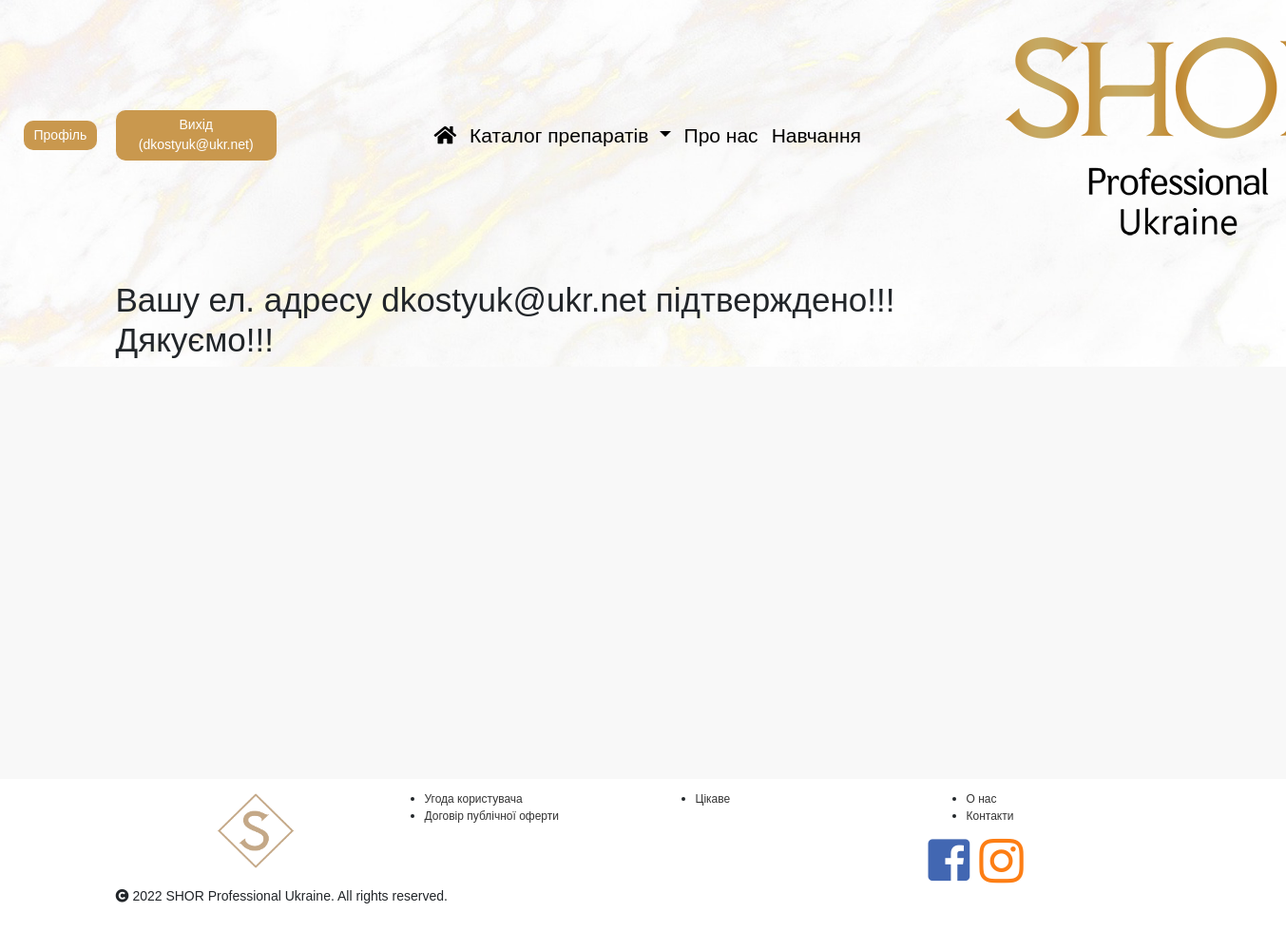
The app's page /cabinet/ (signed in) with its own data.
### landing/models.py (models this page shows, shortened)
class LogoImage(models.Model):
    image = models.ImageField(upload_to='logo_images/')
    is_active = models.BooleanField(default=True)
    is_main = models.BooleanField(default=False)
    created = models.DateTimeField(auto_now_add=True, auto_now=False)
    updated = models.DateTimeField(auto_now_add=False, auto_now=True)
    class Meta:
        verbose_name = 'LogoPhoto'
        verbose_name_plural = 'LogoPhotos'

class Subscriber(models.Model):
    email = models.EmailField()
    email_confirm = models.BooleanField(default=False)
    name = models.CharField(max_length=128)
    city = models.CharField(max_length=56, blank=True, null=True, default=None)
    index = models.CharField(max_length=6, blank=True, null=True, default=None)
    street = models.CharField(max_length=30, blank=True, null=True, default=None)
    locality = models.CharField(max_length=10, blank=True, null=True, default=None)
    tel_number = models.CharField(max_length=11, blank=True, null=True, default=None)
    company_name = models.CharField(max_length=64, blank=True, null=True, default=None)
    nip = models.CharField(max_length=10, blank=True, null=True, default=None)
    company_confirm = models.BooleanField(default=False)
    user = models.OneToOneField(User, on_delete=models.CASCADE)
    bio = models.TextField(max_length=500, blank=True)
    class Meta:
        verbose_name = 'MySubscriber'
        verbose_name_plural = 'A lot of Subscribers'

### landing/views.py (the view)
# urls.py: re_path(r'^cabinet/$', views.cabinet, name='cabinet'),
def cabinet(request):
    username = auth.get_user(request).username
    if username:
        subscriber_current = Subscriber.objects.filter(email=username).first().email
        print('----subscriber_current--email --', subscriber_current)
        print('cabinet Locals- -----', type(locals()))
        try:
            subscriber = Subscriber.objects.get(email=username)
        except:
            subscriber = None
        return render(request, 'landing/cabinet.html', locals())
    else:
        authorization_error = "Вход в кабинет только для зарегистрированного пользователя." \
                              + '\n' + "Ввойдите в систему, пожалуйста."
        print(authorization_error)
        return render(request, 'landing/login.html', locals())

### shor/current_user.py (called while the page is built)
    def __call__(self, request):
        _user.value = request.user
        return self.get_response(request)

### templates/landing/cabinet.html (shortened to what this page needs)
{% extends 'base.html' %}
{% block content %}
{% load static %}
<div class="general-container-background">
    <div class="container top-container">
        <div class="row">
            <div class="col-lg-12">
                <h1>Вашу ел. адресу {{ subscriber_current }} підтверждено!!! <br>
                    Дякуємо!!!
                </h1>
            </div>
        </div>
    </div>
</div>
{% endblock %}

### templates/navbar_shor.html (shortened to what this page needs)
<div class="row g-0">
    <div class="col-lg-3 nav-login-column">
        <section class="nav-login-section col">
            {% if username %}
            <a href="/profile/"><div class="btn shor-btn shor-color">Профіль</div></a>
            <a href="/logout/"><div class="btn shor-btn shor-color">Вихід ({{ username }})</div></a>
            {% else %}
            <a href="/registration/"><div class="btn shor-btn shor-color">Реєстрація</div></a>
            <a href="/login/"><div class="btn shor-btn shor-color">Вхід</div></a>
            {% endif %}
        </section>
    </div>
    <div class="col-lg-9">
        <nav class="navbar navbar-expand-lg navbar-light navbar-second-block">
            <div class="row">
                <div class="col-lg-8 nav-block-shor-link">
                    <div class="collapse navbar-collapse" id="navbarSupportedContent">
                        <ul class="navbar-nav mr-auto navbar-nav-shor">
                            <li class="nav-item active">
                                <a class="nav-link" href="/" title="Головна сторінка"><i class="fas fa-home"></i></a>
                            </li>
                            {% include 'navbar_dropdown_product_lines.html' %}
                            <li class="nav-item">
                                <a class="nav-link" href="/about/">Про нас</a>
                            </li>
                            <li class="nav-item">
                                <a class="nav-link" href="/training/">Навчання</a>
                            </li>
                        </ul>
                    </div>
                </div>
                <div class="col-lg-4 nav-brand-block">
                    <a class="navbar-brand navbar-brand-shor" href="/">
                        <img src="{{ logo_images.image.url }}" alt="shor, израильская косметика, омоложение">
                    </a>
                </div>
            </div>
        </nav>
    </div>
</div>

### static/static_dev/css/style.css (style rules this page uses)
html, body { height: 100%; max-height: 100%; font-family: Verdana, Geneva, sans-serif; background-color: #f8f8f8; font-size: 14px; }
.general-container-background { margin: 10px; }
.shor-color { background-color: #C9984E; border-style: solid; border-width: 0 0 0 0; border-color:#C9984E; }
.shor-btn { border-radius: 10px; color: white; margin: 10px; }
.navbar-second-block { display: block; }
.nav-brand-block { max-width:23%; }
.navbar-brand-shor { width: 100%; height: auto; }
.nav-block-shor-link { align-items: center; display: flex; }
.nav-login-column { display: flex; }
.nav-login-section { display: flex; flex-direction: row; justify-content: center; align-items: center; }
.fa-home:before { content: "\f015"; }
.navbar-nav-shor { font-family: "Assistant", Sans-serif; font-size: 21px; font-weight: 400; margin: auto; }
.nav-link { color: black!Important; }

### records on screen
LogoImage: image (picture)
Subscriber: email "dkostyuk@ukr.net"

### other values on screen
{{ username }} "dkostyuk@ukr.net"
